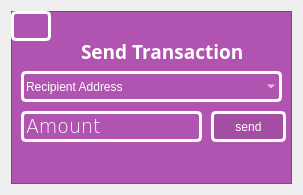
<?xml version="1.0" encoding="UTF-8"?>
<ui version="4.0">
 <class>Form</class>
 <widget class="QWidget" name="Form">
  <property name="geometry">
   <rect>
    <x>0</x>
    <y>0</y>
    <width>303</width>
    <height>195</height>
   </rect>
  </property>
  <property name="windowTitle">
   <string>Form</string>
  </property>
  <layout class="QHBoxLayout" name="horizontalLayout">
   <item>
    <widget class="QFrame" name="frame">
     <property name="styleSheet">
      <string notr="true">QFrame {
	background-color: #B154B1
}

QPushButton#back {
	background-color: transparent;
	color: white;
	border: 3px solid white;
	border-radius: 5px;	
	font: 75 14pt &quot;Myanmar Text&quot;;
}

QPushButton#back::hover {
	border: 2px solid white
}


QPushButton#back::pressed {
	background-color:  rgb(163, 77, 163)
}

QPushButton#send {
	background-color: rgb(163, 77, 163);
	border: 3px solid white;
	border-radius: 5px;
	color: white;
	font: 75 10pt &quot;Verdana&quot;;
}

QPushButton#send::hover {
	border: 2px solid white;
	border-radius: 6px;
}

QPushButton#send::pressed {
	background-color: rgb(139, 65, 139)
}

QLabel{
	color: white;
}

QLabel::hover {
	color: rgb(238, 238, 238)
}
QComboBox, QSpinBox {
	background-color: transparent;
	color: white;
	border: 3px solid white;
	border-radius: 5px;
	
	font: 75 14pt &quot;Verdana&quot;;
}

QComboBox::focus, QSpinBox::focus {
	border-color: #CA8ACA
}</string>
     </property>
     <property name="frameShape">
      <enum>QFrame::StyledPanel</enum>
     </property>
     <property name="frameShadow">
      <enum>QFrame::Raised</enum>
     </property>
     <widget class="QPushButton" name="back">
      <property name="geometry">
       <rect>
        <x>0</x>
        <y>0</y>
        <width>40</width>
        <height>30</height>
       </rect>
      </property>
      <property name="minimumSize">
       <size>
        <width>40</width>
        <height>30</height>
       </size>
      </property>
      <property name="maximumSize">
       <size>
        <width>40</width>
        <height>30</height>
       </size>
      </property>
      <property name="text">
       <string/>
      </property>
      <property name="icon">
       <iconset>
        <normaloff>back.png</normaloff>back.png</iconset>
      </property>
      <property name="iconSize">
       <size>
        <width>30</width>
        <height>30</height>
       </size>
      </property>
     </widget>
     <widget class="QSpinBox" name="amount">
      <property name="geometry">
       <rect>
        <x>10</x>
        <y>100</y>
        <width>181</width>
        <height>31</height>
       </rect>
      </property>
      <property name="font">
       <font>
        <family>Verdana</family>
        <pointsize>14</pointsize>
        <weight>9</weight>
        <italic>false</italic>
        <bold>false</bold>
       </font>
      </property>
      <property name="specialValueText">
       <string>Amount</string>
      </property>
     </widget>
     <widget class="QPushButton" name="send">
      <property name="geometry">
       <rect>
        <x>200</x>
        <y>100</y>
        <width>75</width>
        <height>31</height>
       </rect>
      </property>
      <property name="text">
       <string>send</string>
      </property>
     </widget>
     <widget class="QComboBox" name="comboBox">
      <property name="geometry">
       <rect>
        <x>10</x>
        <y>60</y>
        <width>261</width>
        <height>31</height>
       </rect>
      </property>
      <property name="font">
       <font>
        <family>Verdana</family>
        <pointsize>14</pointsize>
        <weight>9</weight>
        <italic>false</italic>
        <bold>false</bold>
       </font>
      </property>
      <property name="editable">
       <bool>true</bool>
      </property>
      <property name="currentText">
       <string>Recipient Address</string>
      </property>
     </widget>
     <widget class="QLabel" name="label">
      <property name="geometry">
       <rect>
        <x>70</x>
        <y>30</y>
        <width>171</width>
        <height>21</height>
       </rect>
      </property>
      <property name="font">
       <font>
        <family>Open Sans</family>
        <pointsize>14</pointsize>
        <weight>75</weight>
        <bold>true</bold>
       </font>
      </property>
      <property name="text">
       <string>Send Transaction</string>
      </property>
     </widget>
    </widget>
   </item>
  </layout>
 </widget>
 <resources/>
 <connections/>
</ui>
